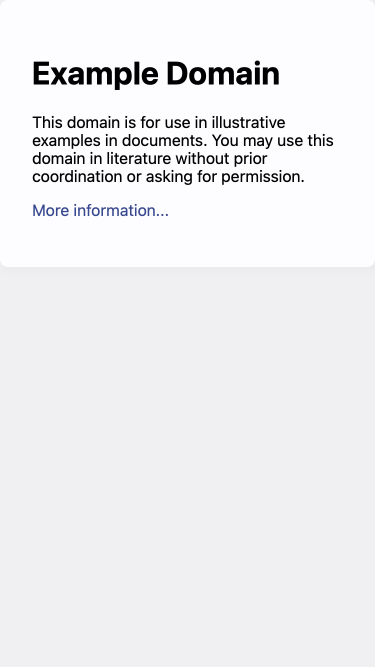
#> input picture pw_ex/images/example_ex3.png, 750 x 1334 px (shown at 1/2 size); the run also reads 1 picture not shown here
$ python ex7.py
#> lines starting #> are read from the running program, lines starting #| are printed output that depends on the picture; pictures that were not available may be replaced by others from this repository, and a replacement may not be noted
# -*- coding: utf-8 -*-
# @Time : 2025/01/09 15:54
# @Author : ray
from PIL import Image, ImageEnhance


def add_transparent_logo_watermark(main_image_path, logo_image_path, output_path, position="bottom-right", transparency=128):
    """
    给图片添加透明 LOGO 水印。

    Args:
        main_image_path (str): 主图片路径。
        logo_image_path (str): LOGO 图片路径。
        output_path (str): 保存水印图片的路径。
        position (str): 水印位置，支持 "bottom-right", "top-left", "top-right", "bottom-left", "center"。
        transparency (int): LOGO 的透明度，范围 0-255，值越小越透明。
    """
#> called with main_image_path = 'images/example_ex3.png', logo_image_path = 'logo.png', output_path = 'images/example_ex3_with_logo.png', position = 'bottom-right', transparency = 128
    # 打开主图和 LOGO 图
    main_image = Image.open(main_image_path).convert("RGBA")
#> main_image is the input picture: PIL image 750x1334 RGBA; mean R, G, B, A 238.2, 238.3, 240.4, 255
    logo = Image.open(logo_image_path).convert("RGBA")

    # 调整 LOGO 的透明度
    alpha = logo.getchannel("A")  # 获取 LOGO 的 alpha 通道
#> alpha: PIL image 750x1334 L; every value is 255
    alpha = ImageEnhance.Brightness(alpha).enhance(transparency / 255.0)  # 设置透明度
#> alpha: PIL image 750x1334 L; every value is 128
    logo.putalpha(alpha)
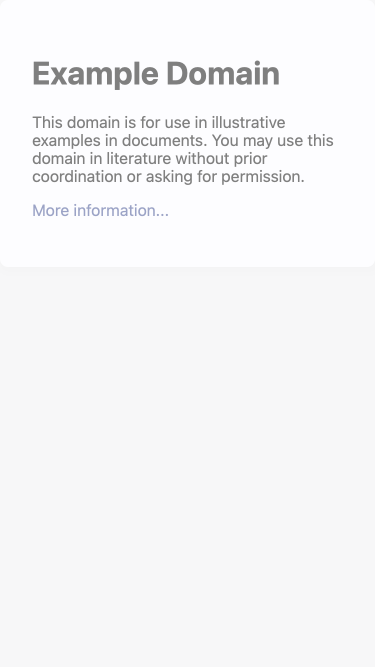
#> logo: PIL image 750x1334 RGBA (shown at 1/2 size); mean R, G, B, A 238.2, 238.3, 240.4, 128; transparent parts drawn white

    # 调整 LOGO 大小（LOGO 宽度为主图的 20%）
    logo_width = int(main_image.width * 0.2)
#> logo_width = 150
    logo_height = int((logo_width / logo.width) * logo.height)
#> logo_height = 266
    logo = logo.resize((logo_width, logo_height), Image.Resampling.LANCZOS)
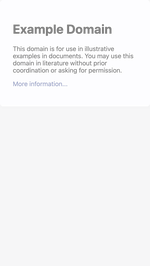
#> logo: PIL image 150x266 RGBA; mean R, G, B, A 237.5, 237.5, 239.6, 128; transparent parts drawn white

    # 计算 LOGO 的位置
    if position == "bottom-right":
        x = main_image.width - logo.width - 10
#> x = 590
        y = main_image.height - logo.height - 10
#> y = 1058
    elif position == "top-left":
        x, y = 10, 10
    elif position == "top-right":
        x = main_image.width - logo.width - 10
        y = 10
    elif position == "bottom-left":
        x, y = 10, main_image.height - logo.height - 10
    elif position == "center":
        x = (main_image.width - logo.width) // 2
        y = (main_image.height - logo.height) // 2
    else:
        raise ValueError("Invalid position value. Choose from: bottom-right, top-left, top-right, bottom-left, center.")

    # 创建一个透明层，并将 LOGO 粘贴到指定位置
    transparent_layer = Image.new("RGBA", main_image.size, (0, 0, 0, 0))
#> transparent_layer: PIL image 750x1334 RGBA; every value is 0
    transparent_layer.paste(logo, (x, y), logo)
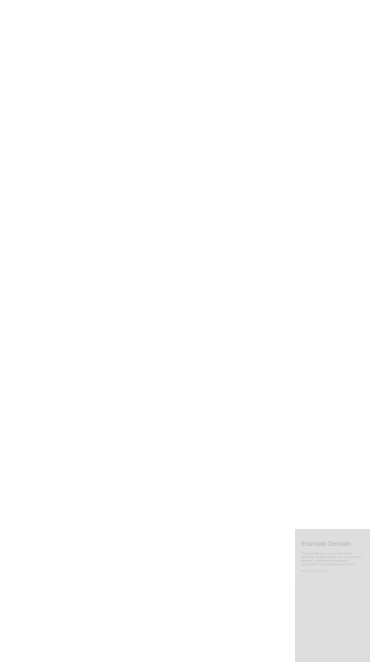
#> transparent_layer: PIL image 750x1334 RGBA (shown at 1/2 size); mean R, G, B, A 4.8, 4.8, 4.8, 2.6; transparent parts drawn white

    # 将主图和透明层合并
    watermarked_image = Image.alpha_composite(main_image, transparent_layer)
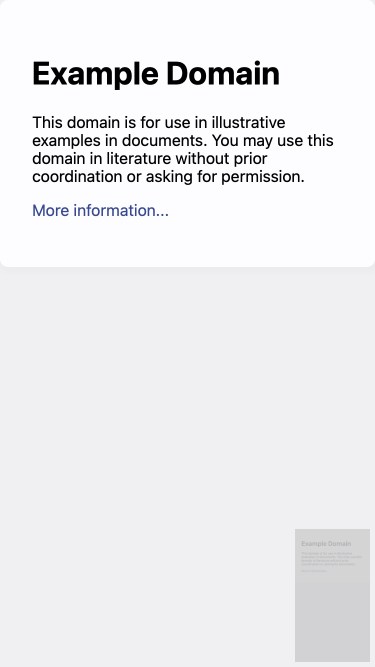
#> watermarked_image: PIL image 750x1334 RGBA (shown at 1/2 size); mean R, G, B, A 237, 237.1, 239.1, 255

    # 保存结果
    watermarked_image.convert("RGB").save(output_path, format="PNG")
    print(f"水印图片保存到：{output_path}")


def main():

    # 调用示例
    main_image_path = "images/example_ex3.png"  # 主图片路径
    logo_image_path = "logo.png"        # LOGO 图片路径
    output_path = "images/example_ex3_with_logo.png"  # 保存路径

    add_transparent_logo_watermark(main_image_path, logo_image_path, output_path, position="bottom-right", transparency=128)


if __name__ == '__main__':
    main()
